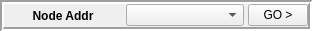
<?xml version="1.0" encoding="UTF-8"?>
<ui version="4.0">
 <class>Form</class>
 <widget class="QWidget" name="Form">
  <property name="geometry">
   <rect>
    <x>0</x>
    <y>0</y>
    <width>312</width>
    <height>31</height>
   </rect>
  </property>
  <property name="windowTitle">
   <string>Form</string>
  </property>
  <layout class="QVBoxLayout" name="verticalLayout">
   <property name="spacing">
    <number>0</number>
   </property>
   <property name="margin">
    <number>0</number>
   </property>
   <item>
    <widget class="QFrame" name="frame">
     <property name="frameShape">
      <enum>QFrame::Box</enum>
     </property>
     <property name="frameShadow">
      <enum>QFrame::Sunken</enum>
     </property>
     <property name="lineWidth">
      <number>2</number>
     </property>
     <property name="class" stdset="0">
      <string>ControlWidget</string>
     </property>
     <layout class="QHBoxLayout" name="horizontalLayout">
      <property name="spacing">
       <number>4</number>
      </property>
      <property name="margin">
       <number>0</number>
      </property>
      <item>
       <widget class="QLabel" name="label">
        <property name="font">
         <font>
          <weight>75</weight>
          <bold>true</bold>
         </font>
        </property>
        <property name="text">
         <string>Node Addr</string>
        </property>
        <property name="alignment">
         <set>Qt::AlignCenter</set>
        </property>
       </widget>
      </item>
      <item>
       <widget class="QComboBox" name="items"/>
      </item>
      <item>
       <widget class="QPushButton" name="button">
        <property name="maximumSize">
         <size>
          <width>60</width>
          <height>16777215</height>
         </size>
        </property>
        <property name="text">
         <string>GO &gt;</string>
        </property>
       </widget>
      </item>
     </layout>
    </widget>
   </item>
  </layout>
 </widget>
 <resources/>
 <connections>
  <connection>
   <sender>button</sender>
   <signal>clicked()</signal>
   <receiver>Form</receiver>
   <slot>clicked()</slot>
   <hints>
    <hint type="sourcelabel">
     <x>173</x>
     <y>20</y>
    </hint>
    <hint type="destinationlabel">
     <x>184</x>
     <y>29</y>
    </hint>
   </hints>
  </connection>
 </connections>
 <slots>
  <slot>clicked()</slot>
 </slots>
</ui>
